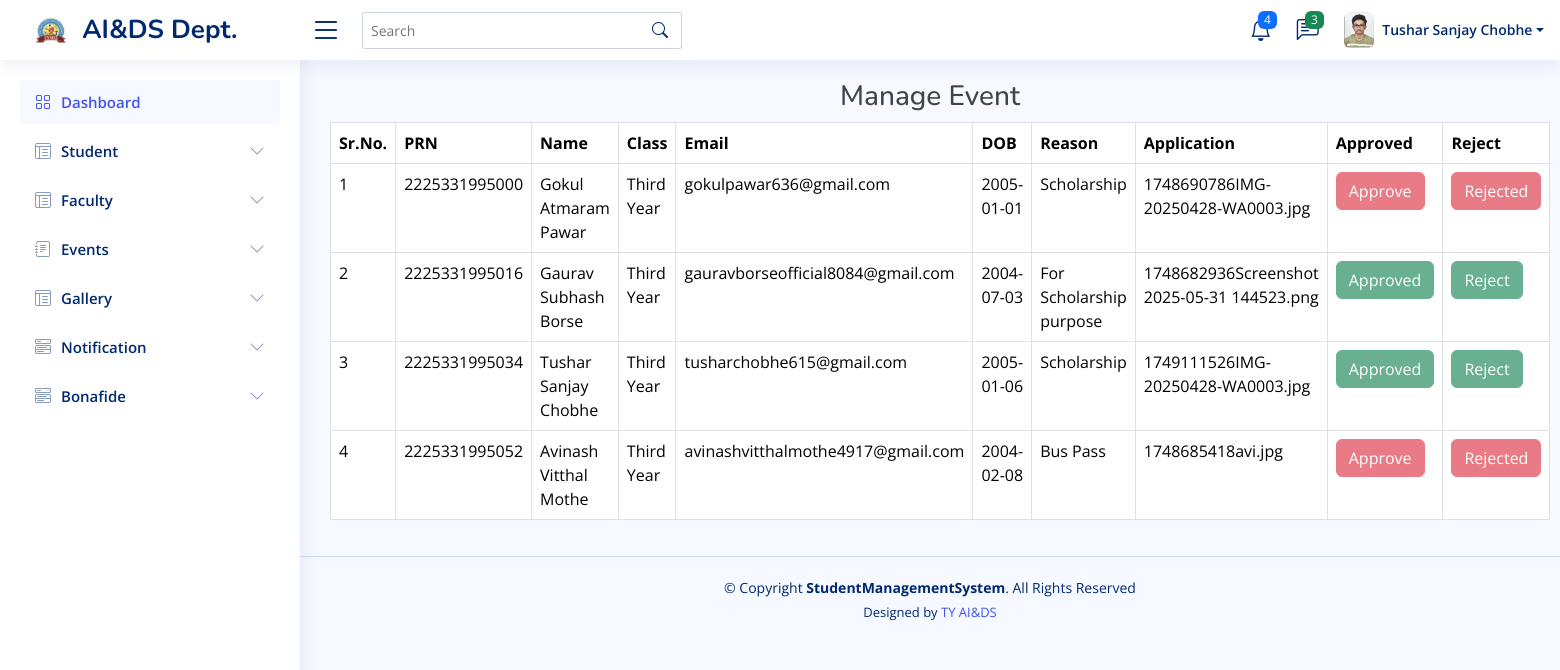
Screenshot of /manageViewRequest-bonafide.php (signed in) with the database file from the repository.
### tables this page shows
CREATE TABLE `studentdata` (
  `PRN` bigint(255) NOT NULL,
  `fullName` varchar(255) NOT NULL,
  `Class` varchar(255) NOT NULL,
  `Gender` varchar(255) NOT NULL,
  `DOB` date NOT NULL,
  `Category` varchar(255) NOT NULL,
  `Contact` bigint(255) NOT NULL,
  `Email` varchar(255) NOT NULL,
  `collegeHostel` varchar(255) NOT NULL,
  `busFacility` varchar(255) NOT NULL,
  `Address` varchar(255) NOT NULL,
  `password` varchar(255) NOT NULL,
  `photo` varchar(255) NOT NULL
);

CREATE TABLE `requestbonafide` (
  `PRN` bigint(255) NOT NULL,
  `Name` varchar(255) NOT NULL,
  `Class` varchar(255) NOT NULL,
  `Email` varchar(255) NOT NULL,
  `DOB` date NOT NULL,
  `Reason` varchar(255) NOT NULL,
  `Request` varchar(255) NOT NULL,
  `Photo` varchar(255) NOT NULL
);

### manageViewRequest-bonafide.php (the view)
<?php
  include("header.php");
  include("sidebar.php");
?>
<main id="main" class="main">
  <section class="section dashboard">
    <div class="row">
    <div class="col-md-12">
        <h3 class="text-center">Manage Event</h3>
        <table class="table table-bordered">
          <tr>
            <th>Sr.No.</th>
            <th>PRN</th>
            <th>Name</th>
            <th>Class</th>
            <th>Email</th>
            <th>DOB</th>
            <th>Reason</th>
            <th>Application</th>
            <th>Approved</th>
            <th>Reject</th>
          </tr>
          <?php
            include("connection.php");
            $sql = "SELECT * FROM requestbonafide";
            $result = $conn->query($sql);
            if ($result->num_rows > 0) {
              $count = 1;
              while ($row = $result->fetch_assoc()) {
                echo '
                <tr>
                  <td>' . $count++ . '</td>
                  <td>' . $row["PRN"] . '</td>
                  <td>' . $row["Name"] . '</td>
                  <td>' . $row["Class"] . '</td>
                  <td>' . $row["Email"] . '</td>
                  <td>' . $row["DOB"] . '</td>
                  <td>' . $row["Reason"] . '</td>
                  <td>' . $row["Photo"] . '</td>
                  ';
                  if($row["Request"]=="Approved")
                  {
                     echo'
                    <td><a href="#"  class="btn btn-success disabled">Approved</a></td>
                    <td><a href="#"  class="btn btn-success disabled">Reject</a></td>
                  ';
                  }
                  elseif($row["Request"]=="Rejected")
                  {
                     echo'
                    <td><a href="#"  class="btn btn-danger disabled">Approve</a></td>
                    <td><a href="#"  class="btn btn-danger disabled">Rejected</a></td>
                  ';
                  }
                  else{
                  echo'
                  <td><a href="manageBonafide-update.php?myVar='. $row["Name"] .'" class="btn btn-warning">Approve</a></td>
                  <td><a href="manageBonafide-reject.php?myVar='. $row["Name"] .'" class="btn btn-danger">Reject</a></td>';
                  }
                  echo'
                </tr>
                ';
              }
            } else {
              echo '
              <script type="text/javascript">
                document.getElementById("errorMessage").innerHTML = "No Record";
              </script>
              ';
            }
            ?>
        </table>
      </div>
    </div>
  </section>
</main>
<?php
  include("footer.php");
?>

### header.php (shortened to what this page needs)
<?php
include("connection.php");
$user = $_SESSION["userLogin"];
$myQuery = "SELECT * FROM studentdata WHERE Email='".$user."'";
$result = $conn->query($myQuery);
if ( $result->num_rows > 0)
{
    $row = $result->fetch_assoc();
    $fullname = $row["fullName"];
    $photo = $row["photo"];
}
?>
<!DOCTYPE html>
<html lang="en">
<head>
  <link href="assets/vendor/bootstrap/css/bootstrap.min.css" rel="stylesheet">
  <link href="assets/vendor/bootstrap-icons/bootstrap-icons.css" rel="stylesheet">
  <link href="assets/vendor/boxicons/css/boxicons.min.css" rel="stylesheet">
  <link href="assets/vendor/quill/quill.snow.css" rel="stylesheet">
  <link href="assets/vendor/quill/quill.bubble.css" rel="stylesheet">
  <link href="assets/vendor/remixicon/remixicon.css" rel="stylesheet">
  <link href="assets/vendor/simple-datatables/style.css" rel="stylesheet">
  <link href="assets/css/style.css" rel="stylesheet">
</head>
<body>
<header id="header" class="header fixed-top d-flex align-items-center">
<div class="d-flex align-items-center justify-content-between">
  <a href="index.html" class="logo d-flex align-items-center">
    <img src="images/clg-logo.png" alt="" class="m-3">
    <span class="d-none d-lg-block">AI&DS Dept.</span>
  </a>
  <i class="bi bi-list toggle-sidebar-btn"></i>
</div>
<div class="search-bar">
  <form class="search-form d-flex align-items-center" method="POST" action="#">
    <input type="text" name="query" placeholder="Search" title="Enter search keyword">
    <button type="submit" title="Search"><i class="bi bi-search"></i></button>
  </form>
</div>
<nav class="header-nav ms-auto">
  <ul class="d-flex align-items-center">
    <li class="nav-item dropdown">
      <a class="nav-link nav-icon" href="#" data-bs-toggle="dropdown">
        <i class="bi bi-bell"></i>
        <span class="badge bg-primary badge-number">4</span>
      </a>
    </li>
    <li class="nav-item dropdown">
      <a class="nav-link nav-icon" href="#" data-bs-toggle="dropdown">
        <i class="bi bi-chat-left-text"></i>
        <span class="badge bg-success badge-number">3</span>
      </a>
    </li>
    <li class="nav-item dropdown pe-3">
      <a class="nav-link nav-profile d-flex align-items-center pe-0" href="#" data-bs-toggle="dropdown">
        <?php echo '<img src="uploads/student/'.$photo.'" alt="Profile" class="rounded">' ?>
        <span class="d-none d-md-block dropdown-toggle ps-2"><?php echo $fullname ?></span>
      </a>
    </li>
  </ul>
</nav>
</header>

### sidebar.php (shortened to what this page needs)
<aside id="sidebar" class="sidebar">
  <ul class="sidebar-nav" id="sidebar-nav">
    <li class="nav-item">
      <a class="nav-link " href="home.php">
        <i class="bi bi-grid"></i>
        <span>Dashboard</span>
      </a>
    </li>
    <li class="nav-item">
      <a class="nav-link collapsed" data-bs-target="#table-nav" data-bs-toggle="collapse" href="#">
        <i class="bi bi-layout-text-window-reverse"></i><span>Student</span><i class="bi bi-chevron-down ms-auto"></i>
      </a>
    </li>
    <li class="nav-item">
      <a class="nav-link collapsed" data-bs-target="#tables-nav" data-bs-toggle="collapse" href="#">
        <i class="bi bi-layout-text-window-reverse"></i><span>Faculty</span><i class="bi bi-chevron-down ms-auto"></i>
      </a>
    </li>
    <li class="nav-item">
      <a class="nav-link collapsed" data-bs-target="#forms-nav" data-bs-toggle="collapse" href="#">
        <i class="bi bi-journal-text"></i><span>Events</span><i class="bi bi-chevron-down ms-auto"></i>
      </a>
    </li>
    <li class="nav-item">
      <a class="nav-link collapsed" data-bs-target="#gallery-nav" data-bs-toggle="collapse" href="#">
        <i class="bi bi-layout-text-window-reverse"></i><span>Gallery</span><i class="bi bi-chevron-down ms-auto"></i>
      </a>
    </li>
    <li class="nav-item">
      <a class="nav-link collapsed" data-bs-target="#components-nav" data-bs-toggle="collapse" href="#">
        <i class="bi bi-menu-button-wide"></i><span>Notification</span><i class="bi bi-chevron-down ms-auto"></i>
      </a>
    </li>
    <li class="nav-item">
      <a class="nav-link collapsed" data-bs-target="#component-nav" data-bs-toggle="collapse" href="#">
        <i class="bi bi-menu-button-wide"></i><span>Bonafide</span><i class="bi bi-chevron-down ms-auto"></i>
      </a>
    </li>
  </ul>
</aside>

### footer.php (shortened to what this page needs)
  <footer id="footer" class="footer">
    <div class="copyright">
      &copy; Copyright <strong><span>StudentManagementSystem</span></strong>. All Rights Reserved
    </div>
    <div class="credits">
      Designed by <a href="https://github.com/gauravborse2004">TY AI&DS</a>
    </div>
  </footer>
</body>
</html>

### assets/css/style.css (style rules this page uses)
:root { scroll-behavior: smooth; }
body { font-family: "Open Sans", sans-serif; background: #f6f9ff; color: #444444; }
a { color: #4154f1; text-decoration: none; }
h1, h2, h3, h4, h5, h6 { font-family: "Nunito", sans-serif; }
#main { margin-top: 60px; padding: 20px 30px; transition: all 0.3s; }
.logo { line-height: 1; }
@media (min-width: 1200px) { .logo { width: 280px; } }
.logo img { max-height: 26px; margin-right: 6px; }
.logo span { font-size: 26px; font-weight: 700; color: #012970; font-family: "Nunito", sans-serif; }
.header { transition: all 0.5s; z-index: 997; height: 60px; box-shadow: 0px 2px 20px rgba(1, 41, 112, 0.1); background-color: #fff; padding-left: 20px; }
.header .toggle-sidebar-btn { font-size: 32px; padding-left: 10px; cursor: pointer; color: #012970; }
.header .search-bar { min-width: 360px; padding: 0 20px; }
.header .search-form { width: 100%; }
.header .search-form input { border: 0; font-size: 14px; color: #012970; border: 1px solid rgba(1, 41, 112, 0.2); padding: 7px 38px 7px 8px; border-radius: 3px; transition: 0.3s; width: 100%; }
.header .search-form button { border: 0; padding: 0; margin-left: -30px; background: none; }
.header .search-form button i { color: #012970; }
.header-nav ul { list-style: none; }
.header-nav>ul { margin: 0; padding: 0; }
.header-nav .nav-icon { font-size: 22px; color: #012970; margin-right: 25px; position: relative; }
.header-nav .nav-profile { color: #012970; }
.header-nav .nav-profile img { max-height: 36px; }
.header-nav .nav-profile span { font-size: 14px; font-weight: 600; }
.header-nav .badge-number { position: absolute; inset: -2px -5px auto auto; font-weight: normal; font-size: 12px; padding: 3px 6px; }
.sidebar { position: fixed; top: 60px; left: 0; bottom: 0; width: 300px; z-index: 996; transition: all 0.3s; padding: 20px; overflow-y: auto; scrollbar-width: thin; scrollbar-color: #aab7cf transparent; box-shadow: 0px 0px 20px rgba(1, 41, 112, 0.1); background-color: #fff; }
@media (min-width: 1200px) { #main, #footer { margin-left: 300px; } }
.sidebar-nav { padding: 0; margin: 0; list-style: none; }
.sidebar-nav li { padding: 0; margin: 0; list-style: none; }
.sidebar-nav .nav-item { margin-bottom: 5px; }
.sidebar-nav .nav-link { display: flex; align-items: center; font-size: 15px; font-weight: 600; color: #4154f1; transition: 0.3; background: #f6f9ff; padding: 10px 15px; border-radius: 4px; }
.sidebar-nav .nav-link i { font-size: 16px; margin-right: 10px; color: #4154f1; }
.sidebar-nav .nav-link.collapsed { color: #012970; background: #fff; }
.sidebar-nav .nav-link.collapsed i { color: #899bbd; }
.sidebar-nav .nav-link .bi-chevron-down { margin-right: 0; transition: transform 0.2s ease-in-out; }
.footer { padding: 20px 0; font-size: 14px; transition: all 0.3s; border-top: 1px solid #cddfff; }
.footer .copyright { text-align: center; color: #012970; }
.footer .credits { padding-top: 5px; text-align: center; font-size: 13px; color: #012970; }

### rows the page displays
studentdata: photo (picture), fullName "Tushar Sanjay Chobhe"
requestbonafide: PRN "2225331995000", Name "Gokul Atmaram Pawar", Class "Third Year", Email "gokulpawar636@gmail.com", DOB "2005-01-01", Reason "Scholarship", Photo "1748690786IMG-20250428-WA0003.jpg", Request "Approve"
requestbonafide: PRN "2225331995016", Name "Gaurav Subhash Borse", Class "Third Year", Email "gauravborseofficial8084@gmail.com", DOB "2004-07-03", Reason "For Scholarship purpose", Photo "1748682936Screenshot 2025-05-31 144523.png", Request "Approved"
requestbonafide: PRN "2225331995034", Name "Tushar Sanjay Chobhe", Class "Third Year", Email "tusharchobhe615@gmail.com", DOB "2005-01-06", Reason "Scholarship", Photo "1749111526IMG-20250428-WA0003.jpg", Request "Approved"
requestbonafide: PRN "2225331995052", Name "Avinash Vitthal Mothe", Class "Third Year", Email "avinashvitthalmothe4917@gmail.com", DOB "2004-02-08", Reason "Bus Pass", Photo "1748685418avi.jpg", Request "Approve"
